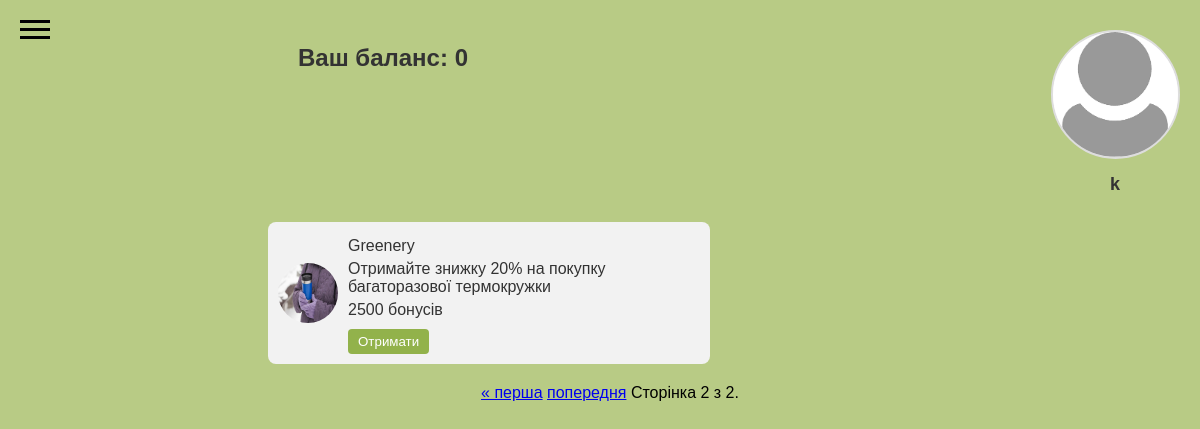
Screenshot of /partners/?page=2 (signed in) with the database file from the repository.
### profiles/models.py (models this page shows)
class Profile(models.Model):
    user = models.OneToOneField(User, on_delete=models.CASCADE)
    avatar = models.ImageField(upload_to='avatars/', default='avatars/default.png')
    level = models.IntegerField(default=0)
    points_balance = models.IntegerField(default=0)
    completed_tasks_count = models.IntegerField(default=0)

### partners/models.py (models this page shows, shortened)
class PartnerStatus(models.Model):
    user = models.ForeignKey(User, on_delete=models.CASCADE)
    partner = models.ForeignKey(Partner, on_delete=models.CASCADE)
    status = models.CharField(max_length=50, default='not redeemed')
    timestamp = models.DateTimeField(auto_now_add=True)
    promocode = models.CharField(max_length=50, blank=True, null=True)

class Partner(models.Model):
    name = models.CharField(max_length=100)
    description = models.TextField(blank=True, null=True)
    image = models.ImageField(upload_to='partner_images/', blank=True, null=True)
    points_required = models.PositiveIntegerField()

### partners/views.py (the view)
# urls.py: path('', views.partner_list, name='partner_list'),
@login_required
def partner_list(request):
    partners = PartnerStatus.objects.filter(user=request.user)
    paginator = Paginator(partners, 4)
    page_number = request.GET.get('page')
    page_obj = paginator.get_page(page_number)
    return render(request, 'partners/index.html',
                  {'page_obj': page_obj,
                   'user_balance': request.user.profile.points_balance})

### templates/partners/index.html (shortened to what this page needs)
<!DOCTYPE html>
{% load static %}
<html lang="en">
<head>
    <link rel="stylesheet" href= "{% static 'partners/css/pop_up.css' %}">
    <link rel="stylesheet" href="{% static 'partners/css/index.css' %}">
    <link rel="stylesheet" href= "{% static 'sidebar.css' %}">
    <link rel="stylesheet" href= "{% static 'profile_btn.css' %}">
</head>
<body>
    {% include 'sidebar.html' %}
    {% include 'profile_btn.html' %}
    <div class="content">
        <h1>Ваш баланс: {{ user_balance }}</h1>
        <div class="items-grid">
            {% for partner_status in page_obj %}
                <div class="item-card">
                    <img src="{{ partner_status.partner.image.url }}" alt="{{ partner_status.partner.name }}">
                    <div class="item-info">
                        <p class="item-name">{{ partner_status.partner.name }}</p>
                        <p class="item-partner">{{ partner_status.partner.description }}</p>
                        <p class="item-points">{{ partner_status.partner.points_required }} бонусів</p>
                        <form method="post" action="{% url 'redeem' partner_status.id %}">
                            <button type="button"
                            onclick="confirmRedeeming(this.form)"
                            class="buy-btn"
                            {% if partner_status.status == 'redeemed' %}disabled{% endif %}>
                            Отримати
                            </button>
                        </form>
                    </div>
                </div>
            {% endfor %}
        </div>
        <div class="pagination">
            <span class="step-links">
                {% if page_obj.has_previous %}
                    <a href="?page=1">&laquo; перша</a>
                    <a href="?page={{ page_obj.previous_page_number }}">попередня</a>
                {% endif %}
                <span class="current">
                    Сторінка {{ page_obj.number }} з {{ page_obj.paginator.num_pages }}.
                </span>
            </span>
        </div>
    </div>
</body>
</html>

### templates/profile_btn.html
{% load static %}
<a href="{% url 'profile' %}">
    <div class="profile-container">
        <div class="profile-icon-container">
            <img src="{% if user.profile.avatar %}{{ user.profile.avatar.url }}{% else %}{% static 'images/default-avatar.png' %}{% endif %}" alt="Profile Icon" class="profile-icon">
        </div>
        <div class="profile-username-container">
            <span class="profile-username">{{ user.username }}</span>
        </div>
    </div>
</a>

### static/partners/css/index.css (style rules this page uses)
* { font-family: Arial, sans-serif; }
body { display: flex; height: 100vh; background-color: #b8cb85; }
.content { flex-grow: 1; margin-left: 20px; padding: 20px; }
.content h1 { font-size: 24px; color: #333; margin-bottom: 20px; margin-left: 250px; }
.items-grid { margin-top: 150px; margin-left: 220px; display: grid; grid-template-columns: repeat(2, 1fr); gap: 20px; }
.item-card { background-color: #f2f2f2; padding: 10px; border-radius: 8px; display: flex; align-items: center; }
.item-card img { width: 60px; height: 60px; border-radius: 50%; margin-right: 10px; }
.item-info { flex-grow: 1; }
.item-name, .item-partner, .item-points { margin: 5px 0; color: #333; }
.more-btn, .buy-btn { padding: 5px 10px; margin: 5px 5px 0 0; border: none; border-radius: 4px; cursor: pointer; }
.buy-btn { background-color: #92b24b; color: white; }
.pagination { margin-top: 20px; text-align: center; }

### static/profile_btn.css (style rules this page uses)
.profile-container { display: flex; flex-direction: column; align-items: center; width: 150px; height: auto; margin-left: auto; margin-right: 0; margin-top: 20px; position: fixed; top: 10px; right: 10px; z-index: 200; }
.profile-icon-container { width: 125px; height: 125px; border-radius: 50%; overflow: hidden; border: 2px solid #ddd; display: flex; justify-content: center; align-items: center; background-color: #f4f4f4; margin-bottom: 10px; }
.profile-icon { width: 100%; height: 100%; object-fit: cover; }
.profile-username-container { margin-top: 5px; text-align: center; }
.profile-username { font-size: 18px; color: #333; font-weight: bold; margin: 0; }

### rows the page displays
PartnerStatus: partner.image (picture), partner.name "Greenery", partner.description "Отримайте знижку 20% на покупку багаторазової термокружки", partner.points_required "2500"

### other values shown
{{ user.username }} "k"
{{ user_balance }} "0"
{{ page_obj.number }} "2"
{{ page_obj.paginator.num_pages }} "2"
